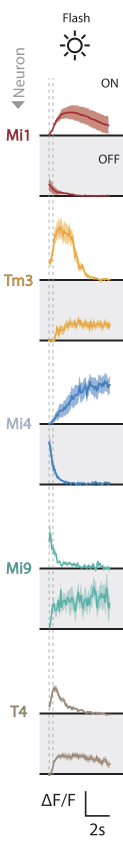
#> input picture figure_digitization/strother/2b.png, 246 x 1688 px (shown at 1/2 size)
$ python 2b.py
#> lines starting #> are read from the running program, lines starting #| are printed output that depends on the picture; after the words box and inside, x2 and y2 are one past the last pixel; in counts of white or black regions, pixels touching at a corner belong together
"""Digitize Strother et al. 2017 Fig. 3B Flash-column calcium traces from 2b.png.

2b.png is the Flash column of Fig. 3B (caption in paper.txt): median ± SEM
ΔF/F for Mi1, Tm3, Mi4, Mi9 and T4, each with ON (white) and OFF (gray) panels.

Method
------
1. Calibrate time with the bottom L-bar: 2 s = 49 px.
2. Calibrate ΔF/F with the per-row scale bars measured on paper.pdf Fig. 3B
   (between Flash and Moving-edge columns): Mi1/Tm3/Mi4 65 px = 2.0;
   Mi9 64 px = 0.5; T4 bottom L-bar in 2b.png 50 px = 0.5.
3. Per panel: colour-mask the cell's trace (+ SEM ribbon); per x-column take
   the median y of mask pixels (ribbon midline ≈ mean); baseline = panel
   bottom black rule; up = positive ΔF/F; then subtract the first sample so
   each trace starts at 0. First sample is t = 0 s.
4. Write long CSV + verification PNG as 2b_digitized.*.

Run:  ../.venv/bin/python 2b.py
"""

from __future__ import annotations

import colorsys
from pathlib import Path

import matplotlib

matplotlib.use("Agg")
import matplotlib.pyplot as plt
import numpy as np
import pandas as pd
from PIL import Image

HERE = Path(__file__).resolve().parent
DEFAULT_IMAGE = HERE / "2b.png"
FIGURE = "2b"
OUT_STEM = HERE / f"{FIGURE}_digitized"

# Bottom L-bar in 2b.png: horizontal stem y=1631, x=170..218 → 49 px = 2 s
PX_PER_S = 49.0 / 2.0
# Per-row ΔF/F bars (Fig. 3B gutter / T4 L-bar); see module docstring
PX_PER_DFF = {
    "Mi1": 65.0 / 2.0,
    "Tm3": 65.0 / 2.0,
    "Mi4": 65.0 / 2.0,
    "Mi9": 64.0 / 0.5,
    "T4": 50.0 / 0.5,
}

# (cell, polarity, y_top, y_bottom); y_bottom ≈ ΔF/F = 0 black rule
PANELS = [
    ("Mi1", "ON", 180, 270),
    ("Mi1", "OFF", 273, 392),
    ("Tm3", "ON", 400, 560),
    ("Tm3", "OFF", 562, 680),
    ("Mi4", "ON", 690, 848),
    ("Mi4", "OFF", 850, 970),
    ("Mi9", "ON", 980, 1137),
    ("Mi9", "OFF", 1139, 1257),
    ("T4", "ON", 1265, 1426),
    ("T4", "OFF", 1429, 1547),
]

X_ONSET = 98  # first stimulus dashed line
X0, X1 = 72, 200  # trim right edge (scale-bar / label ink)

# Modal left edge of detected ink (most panels). T4 OFF sits on the black
# baseline with no coloured pixels for x=96..99; pad those with y_bottom.
PAD_LEFT_X0 = {
    ("T4", "OFF"): 96,
}

HUE = {
    "Mi1": ((0.93, 1.0), (0.0, 0.06)),
    "Tm3": ((0.07, 0.14),),
    "Mi4": ((0.52, 0.65),),
    "Mi9": ((0.42, 0.55),),
    "T4": ((0.05, 0.13),),
}
SAT_MIN = {"Mi1": 0.25, "Tm3": 0.25, "Mi4": 0.25, "Mi9": 0.20, "T4": 0.10}
MX_MAX = {"Mi1": 230, "Tm3": 240, "Mi4": 230, "Mi9": 230, "T4": 200}


def _hue_ok(cell: str, hh: float) -> bool:
    return any(lo <= hh < hi for lo, hi in HUE[cell])


def cell_mask(rgb: np.ndarray, cell: str) -> np.ndarray:
    mx = rgb.max(2)
    mn = rgb.min(2)
    sat = (mx - mn) / (mx + 1e-6)
    out = np.zeros(rgb.shape[:2], dtype=bool)
    ys, xs = np.where((sat >= SAT_MIN[cell]) & (mx <= MX_MAX[cell]) & (mx > 70))
    if cell == "T4":
        ys, xs = np.where(
            (sat >= SAT_MIN[cell])
            & (sat < 0.40)
            & (mx <= MX_MAX[cell])
            & (mx > 70)
        )
    for y, x in zip(ys, xs):
        hh = colorsys.rgb_to_hsv(*(rgb[y, x] / 255.0))[0]
        if _hue_ok(cell, hh):
            out[y, x] = True
    return out


def extract_panel(
    rgb: np.ndarray, gray: np.ndarray, cell: str, y0: int, y1: int
) -> tuple[np.ndarray, np.ndarray] | tuple[None, None]:
    mask = cell_mask(rgb, cell) & (gray > 50)
    xs, ys = [], []
    for x in range(X0, X1):
        col = np.where(mask[y0 : y1 + 1, x])[0]
        if not len(col):
            continue
        xs.append(x)
        ys.append(y0 + float(np.median(col)))
    if len(xs) < 8:
        return None, None
    xs = np.asarray(xs, float)
    ys = np.asarray(ys, float)
    full_x = np.arange(xs.min(), xs.max() + 1)
    full_y = np.interp(full_x, xs, ys)
    return full_x, full_y


def pad_left_baseline(
    xs: np.ndarray, ys: np.ndarray, x0: int, y_base: float
) -> tuple[np.ndarray, np.ndarray]:
    """Prepend columns [x0 .. xs[0]) at baseline. No-op if already at/left of x0."""
    if xs[0] <= x0:
        return xs, ys
    pre_x = np.arange(x0, xs[0], dtype=float)
    pre_y = np.full(len(pre_x), y_base, dtype=float)
    return np.concatenate([pre_x, xs]), np.concatenate([pre_y, ys])


def digitize(img: np.ndarray) -> pd.DataFrame:
    rgb = img.astype(np.float64)
    gray = rgb.mean(2)
    rows: list[dict] = []
    for cell, polarity, y0, y1 in PANELS:
        xs, ys = extract_panel(rgb, gray, cell, y0, y1)
        if xs is None:
            print(f"  !! no trace for {cell} / {polarity}")
            continue
        if (cell, polarity) in PAD_LEFT_X0:
            xs, ys = pad_left_baseline(xs, ys, PAD_LEFT_X0[(cell, polarity)], float(y1))
        t = (xs - X_ONSET) / PX_PER_S
        t = t - t[0]
        dff = (y1 - ys) / PX_PER_DFF[cell]
        dff = dff - dff[0]
        for ti, vi in zip(t, dff):
            rows.append(
                dict(cell=cell, polarity=polarity, time_s=float(ti), dff=float(vi))
            )
        print(
            f"  {cell:4s} {polarity:3s} n={len(t):3d} "
            f"peak={dff.max():6.2f}  end={dff[-1]:6.2f}"
        )
    return pd.DataFrame(rows)


def plot_check(df: pd.DataFrame, path: Path) -> None:
    cells = ["Mi1", "Tm3", "Mi4", "Mi9", "T4"]
    colors = {
        "Mi1": "#a32f34",
        "Tm3": "#c89030",
        "Mi4": "#4080bd",
        "Mi9": "#5ab1a8",
        "T4": "#998877",
    }
    fig, axes = plt.subplots(5, 2, figsize=(6, 10), sharex=True)
    for r, cell in enumerate(cells):
        for c, polarity in enumerate(["ON", "OFF"]):
            ax = axes[r, c]
            tr = df[(df.cell == cell) & (df.polarity == polarity)].sort_values("time_s")
            if not tr.empty:
                ax.plot(tr.time_s, tr.dff, color=colors[cell], lw=1.1)
            ax.axhline(0, color="0.75", lw=0.5)
            ax.axvline(0, color="0.75", lw=0.5)
            if c == 0:
                ax.set_ylabel(cell)
            if r == 0:
                ax.set_title(polarity)
            if r == 4:
                ax.set_xlabel("time (s)")
    fig.suptitle("Strother 2017 Fig. 3B Flash column (digitized)", y=0.995)
    fig.tight_layout()
    fig.savefig(path, dpi=140)
    plt.close(fig)


def main() -> int:
    img = np.array(Image.open(DEFAULT_IMAGE).convert("RGB"))
    print(f"loaded {DEFAULT_IMAGE.name}  {img.shape[1]}x{img.shape[0]}")
#| loaded 2b.png  246x1688
    df = digitize(img)
#> in digitize, `gray = rgb.mean(2)`:
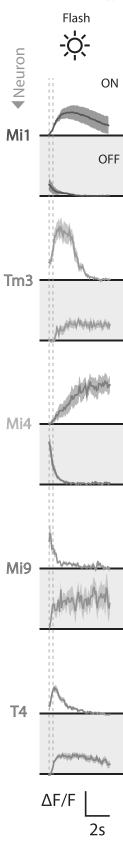
#> gray: shape (1688, 246) float64 (shown at 1/2 size); min 31, max 255, mean 240.5
#> the loop in digitize, `for cell, polarity, y0, y1 in PANELS:` made 10 passes
#|   Mi1  ON  n=104 peak=  1.37  end=  0.77
#|   Mi1  OFF n=104 peak=  0.03  end= -0.66
#|   Tm3  ON  n=104 peak=  2.12  end= -1.05
#|   Tm3  OFF n=104 peak=  1.22  end=  0.97
#|   Mi4  ON  n=104 peak=  2.54  end=  2.43
#|   Mi4  OFF n=104 peak=  0.00  end= -2.51
#|   Mi9  ON  n=103 peak=  0.05  end= -0.38
#|   Mi9  OFF n=103 peak=  0.59  end=  0.47
#> (further printed lines are left out)
#> pass 1, in cell_mask, `mx = rgb.max(2)`:
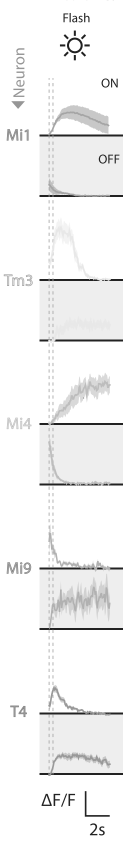
#> mx: shape (1688, 246) float64 (shown at 1/2 size); min 33, max 255, mean 243.1
#> pass 1, in cell_mask, `mn = rgb.min(2)`:
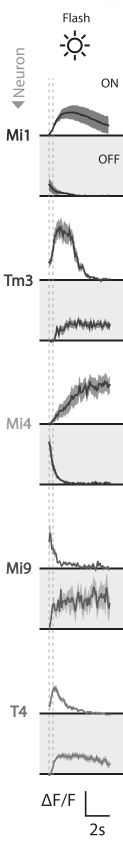
#> mn: shape (1688, 246) float64 (shown at 1/2 size); min 30, max 255, mean 238
#> pass 1, in cell_mask, `sat = (mx - mn) / (mx + 1e-6)`:
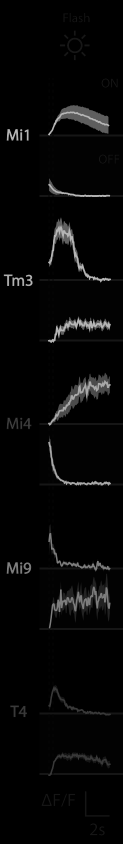
#> sat: shape (1688, 246) float64 (shown at 1/2 size); min 0, max 0.725, mean 0.0263
#> pass 1, in extract_panel, `mask = cell_mask(rgb, cell) & (gray > 50)`:
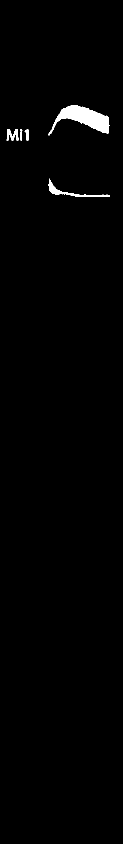
#> mask: shape (1688, 246) bool (shown at 1/2 size); 1% white; 6 white regions (1 under 20 px), largest, box (x1, y1, x2, y2) and area: (96, 211, 219, 271) 3152, (96, 357, 220, 394) 721, (13, 258, 37, 281) 307, (49, 259, 57, 281) 101, (41, 264, 44, 281) 51
#> after the loop in digitize, `for cell, polarity, y0, y1 in PANELS:`: rows = 1038 items
#> df = table of 1038 rows and 4 columns
    csv_path = OUT_STEM.with_suffix(".csv")
    png_path = OUT_STEM.with_suffix(".png")
    df.to_csv(csv_path, index=False)
    plot_check(df, png_path)
#> in plot_check, `fig.savefig(path, dpi=140)`:
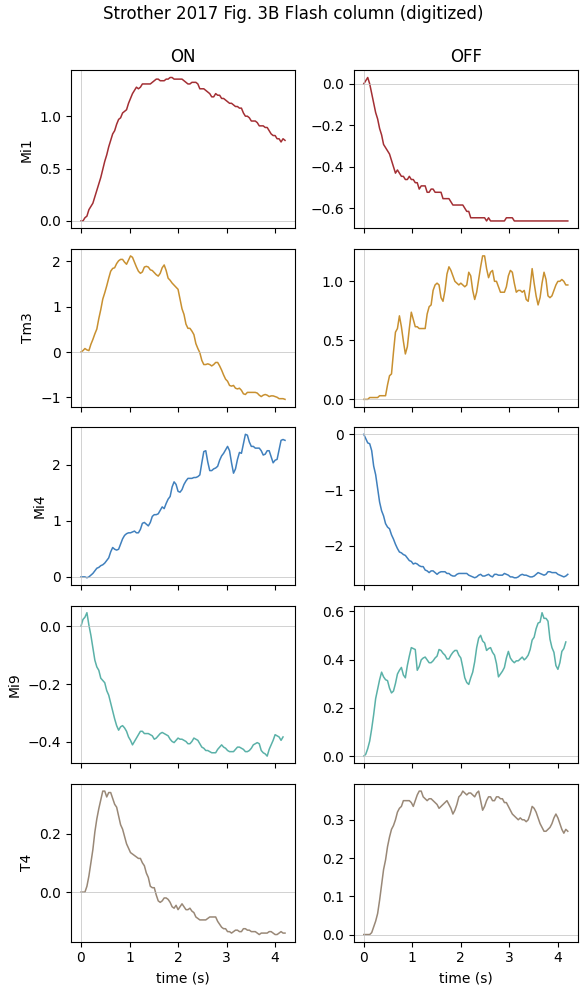
#> figure drawn by matplotlib, 10 panels; panel 9: curve peaks at x = 0.449, y = 0.345; panel 10: curve peaks at x = 1.14, y = 0.375
    print(f"wrote {csv_path}  ({len(df)} rows, {df.cell.nunique()} cells)")
#| wrote figure_digitization/strother/2b_digitized.csv  (1038 rows, 5 cells)
    print(f"wrote {png_path}")
    return 0


if __name__ == "__main__":
    raise SystemExit(main())
#> (the program exits here)

$ run again, with figure_digitization/strother/2b_digitized.png copied over figure_digitization/strother/2b.png
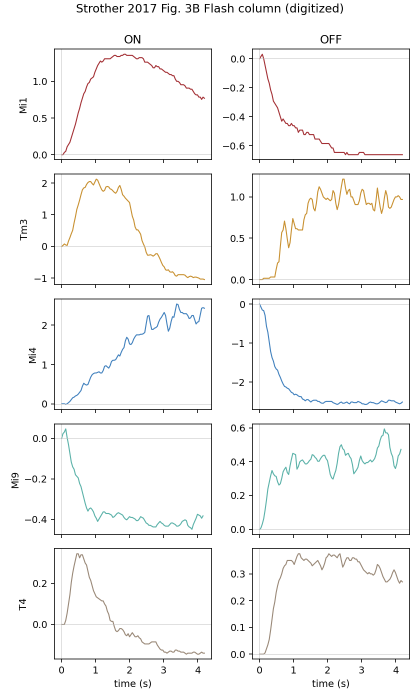
#> input picture figure_digitization/strother/2b_digitized.png, 840 x 1400 px (shown at 1/2 size)
#| loaded 2b.png  840x1400
#> the loop in digitize, `for cell, polarity, y0, y1 in PANELS:` made 10 passes
#|   Mi1  ON  n= 29 peak=  2.72  end=  2.72
#|   Mi1  OFF n= 22 peak=  1.05  end=  1.05
#|   Tm3  ON  n= 38 peak=  2.78  end=  2.78
#|   Mi4  ON  n= 78 peak=  1.95  end=  1.94
#|   Mi9  ON  n= 37 peak=  0.00  end= -0.42
#> pass 1, in cell_mask, `sat = (mx - mn) / (mx + 1e-6)`:
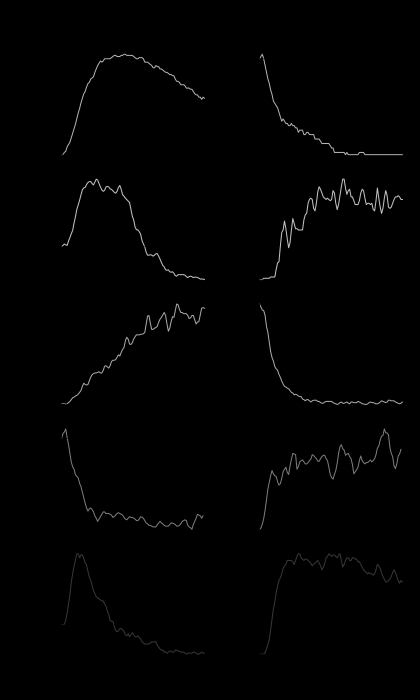
#> sat: shape (1400, 840) float64 (shown at 1/2 size); min 0, max 0.76, mean 0.00602
#> pass 1, in extract_panel, `mask = cell_mask(rgb, cell) & (gray > 50)`:
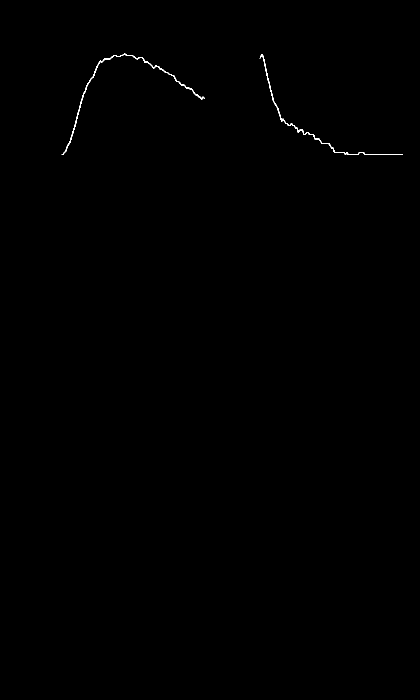
#> mask: shape (1400, 840) bool (shown at 1/2 size); 0.17% white in thin lines or dots, all inside (x1, y1, x2, y2) = (122, 107, 806, 310)
#> after the loop in digitize, `for cell, polarity, y0, y1 in PANELS:`: rows = 204 items
#> df = table of 204 rows and 4 columns
#| wrote figure_digitization/strother/2b_digitized.csv  (204 rows, 4 cells)
